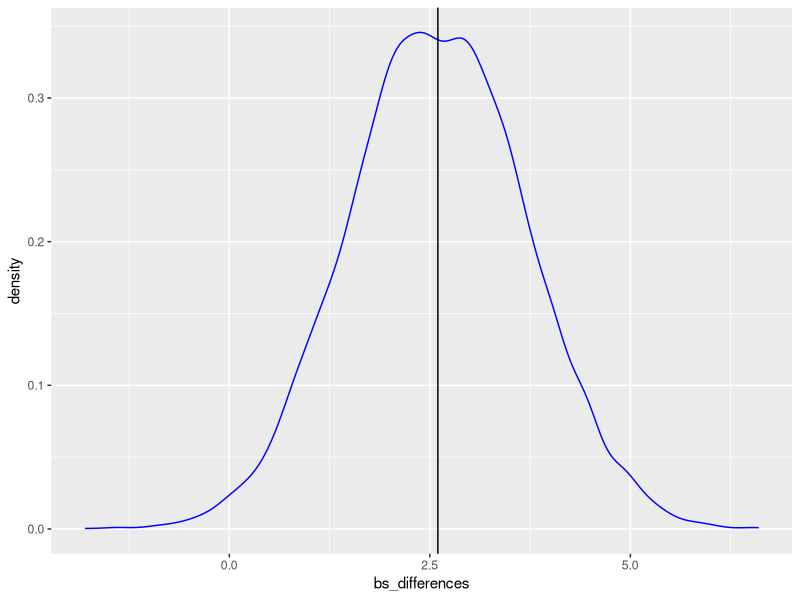
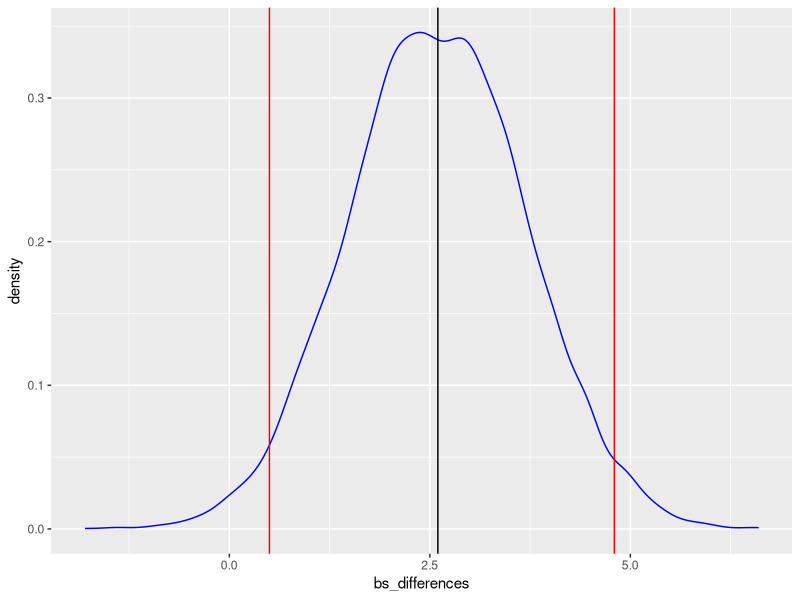
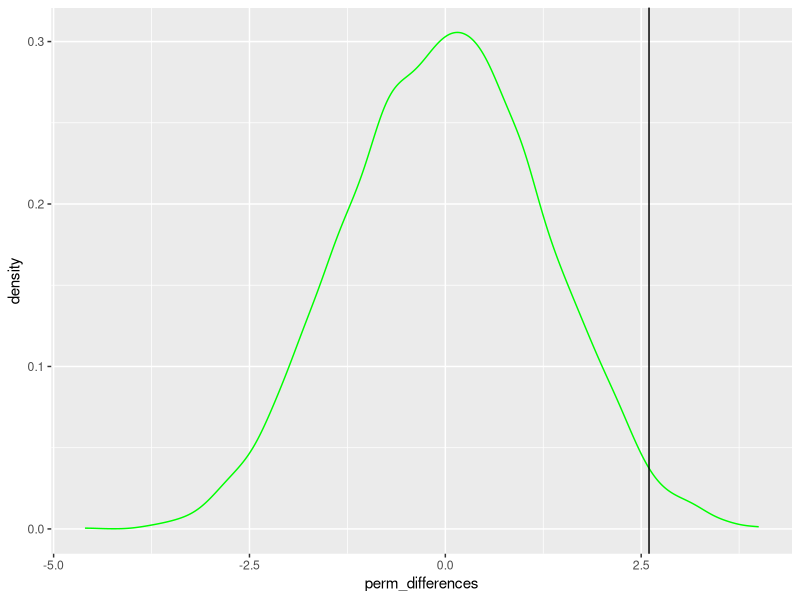
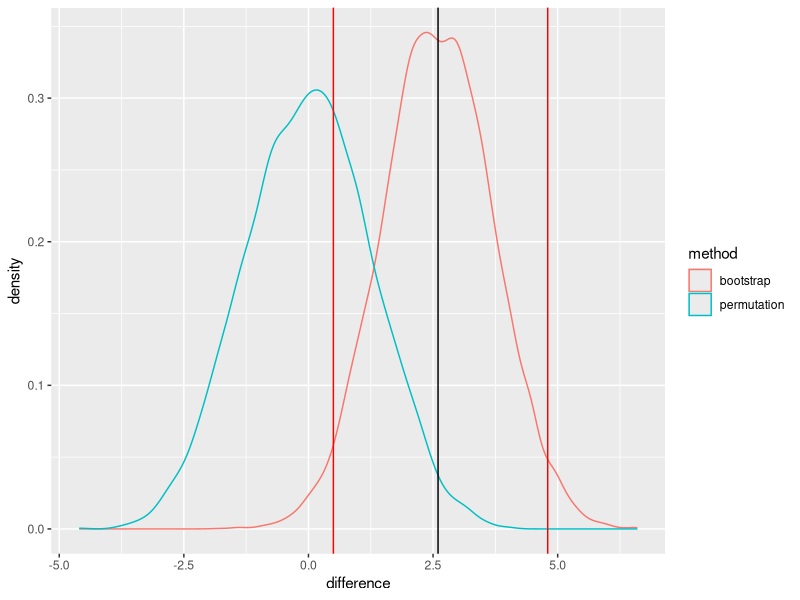
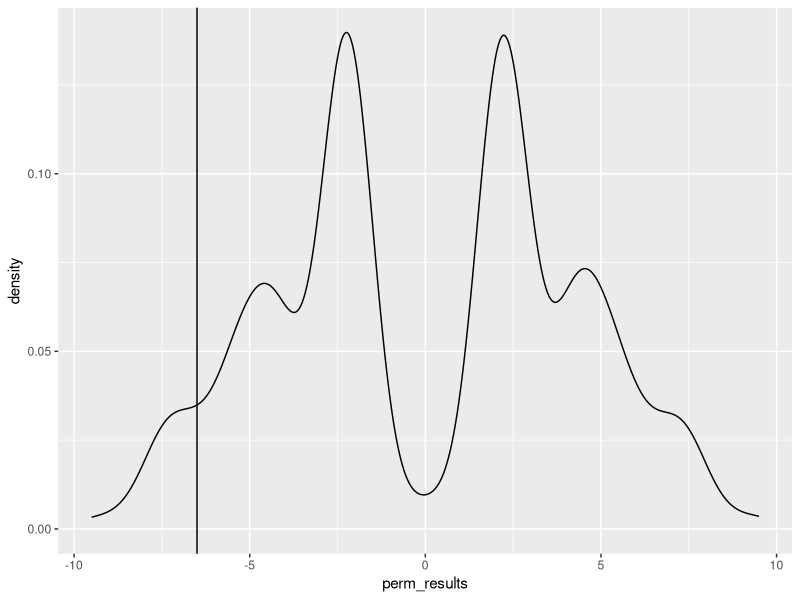
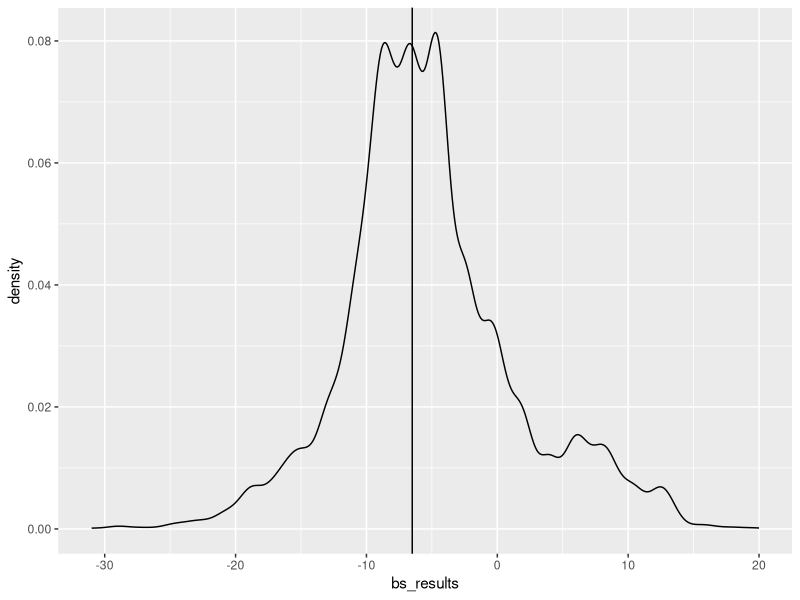
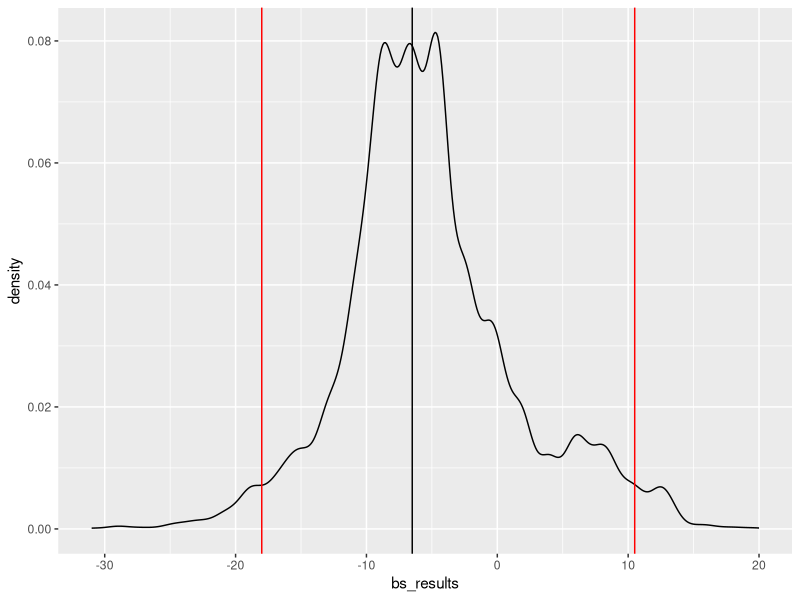
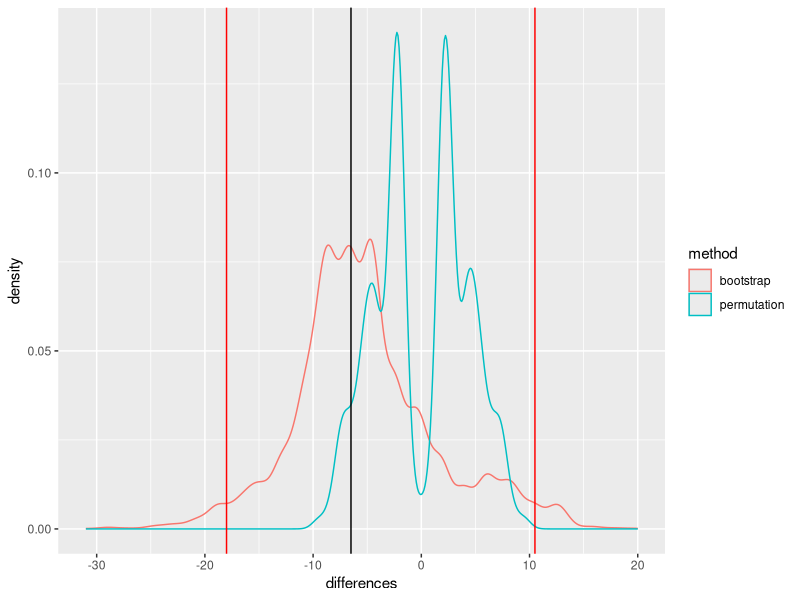

Reproduce these figures in R, in order.
## ---- chunk 1
nonsmokers <- c(18, 22, 21, 17, 20, 17, 23, 20, 22, 21)
smokers <- c(16, 20, 14, 21, 20, 18, 13, 15, 17, 21)
## ---- chunk 2
(observed_difference <- mean(nonsmokers) - mean(smokers))
## ---- chunk 3
n_samples <- 10000
bs_differences <- replicate(n_samples, mean(sample(nonsmokers, replace = TRUE)) - mean(sample(smokers, replace = TRUE)))
## ---- chunk 4
library(ggplot2)

(p <- ggplot(mapping = aes(x = bs_differences)) +
  geom_density(col = "blue") +
  geom_vline(xintercept = observed_difference))
## ---- chunk 5
(ci <- quantile(bs_differences, c(0.025, 0.975)))
## ---- chunk 6
(p <- p +
   geom_vline(xintercept = ci, col = "red"))
## ---- chunk 7
all_data <- c(nonsmokers, smokers)
perm_differences<- replicate(n_samples, {
  smoker_ind <- sample(length(all_data), length(smokers))
  new_smokers <- all_data[smoker_ind]
  new_nonsmokers <- all_data[-smoker_ind]
  mean(new_nonsmokers) - mean(new_smokers)
})
## ---- chunk 8
ggplot(mapping = aes(x = perm_differences)) +
  geom_density(col = "green") +
  geom_vline(xintercept = observed_difference)
## ---- chunk 9
(p_value <- mean(perm_differences >= observed_difference))
## ---- chunk 10
p_value + c(lower = -1, p_value = 0, upper = 1) * qnorm(0.975) * sqrt((p_value * (1 - p_value)) / n_samples)
## ---- chunk 11
library(tidyr)

tibble(
  bootstrap = bs_differences,
  permutation = perm_differences
) %>% 
  pivot_longer(cols = everything(), names_to = "method", values_to = "difference") %>% 
  ggplot(aes(x = difference, col = method)) +
  geom_density() +
  geom_vline(xintercept = observed_difference) +
  geom_vline(xintercept = ci, col = "red")
## ---- chunk 12
brothers <- data.frame(
  older = c(21, 10, 50, 15, 46, 39, 35, 25, 39, 31, 40, 35, 45, 33),
  younger = c(44, 9, 61, 19, 44, 43, 26, 27, 26, 40, 57, 56, 52, 39)
)
## ---- chunk 13
(observed_difference <- median(brothers$older) - median(brothers$younger))
## ---- chunk 14
n_samples <- 10000

perm_results <- replicate(n_samples, {
  perm_sample <- apply(brothers, 1, sample)
  median(perm_sample[1,]) - median(perm_sample[2,])
})
## ---- chunk 15
ggplot(mapping = aes(x = perm_results)) +
  geom_density() +
  geom_vline(xintercept = observed_difference)
## ---- chunk 16
(p_value <- mean(perm_results <= observed_difference))
## ---- chunk 17
p_value + c(lower = -1, p_value = 0, upper = 1) * qnorm(0.975) * sqrt((p_value * (1 - p_value)) / n_samples)
## ---- chunk 18
bs_results <- replicate(n_samples, {
  median(sample(brothers$older, replace = TRUE)) - median(sample(brothers$younger, replace = TRUE))
})
## ---- chunk 19
(p <- ggplot(mapping = aes(x = bs_results)) +
  geom_density() +
  geom_vline(xintercept = observed_difference))
## ---- chunk 20
(ci <- quantile(bs_results, c(0.025, 0.975)))
## ---- chunk 21
p + geom_vline(xintercept = ci, col = "red")
## ---- chunk 22
tibble(
  permutation = perm_results,
  bootstrap = bs_results
) %>% 
  pivot_longer(everything(), names_to = "method", values_to = "differences") %>% 
  ggplot(aes(x = differences, col = method)) +
  geom_density() +
  geom_vline(xintercept = observed_difference) +
  geom_vline(xintercept = ci, col = "red")
